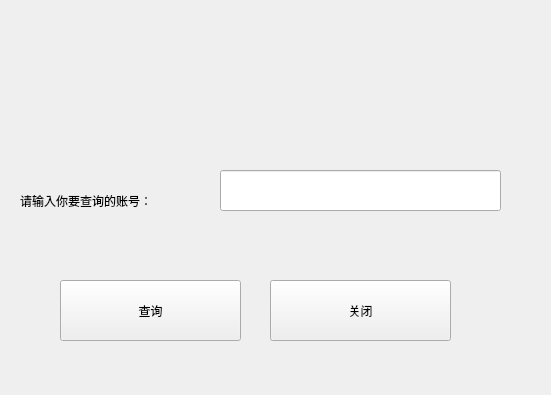
<?xml version="1.0" encoding="UTF-8"?>
<ui version="4.0">
 <class>addFriend</class>
 <widget class="QWidget" name="addFriend">
  <property name="geometry">
   <rect>
    <x>0</x>
    <y>0</y>
    <width>551</width>
    <height>395</height>
   </rect>
  </property>
  <property name="windowTitle">
   <string>Form</string>
  </property>
  <widget class="QPushButton" name="pbtSearch">
   <property name="geometry">
    <rect>
     <x>60</x>
     <y>280</y>
     <width>181</width>
     <height>61</height>
    </rect>
   </property>
   <property name="text">
    <string>查询</string>
   </property>
  </widget>
  <widget class="QLineEdit" name="lineEdit">
   <property name="geometry">
    <rect>
     <x>220</x>
     <y>170</y>
     <width>281</width>
     <height>41</height>
    </rect>
   </property>
  </widget>
  <widget class="QLabel" name="label">
   <property name="geometry">
    <rect>
     <x>20</x>
     <y>170</y>
     <width>181</width>
     <height>61</height>
    </rect>
   </property>
   <property name="text">
    <string>请输入你要查询的账号：</string>
   </property>
  </widget>
  <widget class="QPushButton" name="pbtClose">
   <property name="geometry">
    <rect>
     <x>270</x>
     <y>280</y>
     <width>181</width>
     <height>61</height>
    </rect>
   </property>
   <property name="text">
    <string>关闭</string>
   </property>
  </widget>
 </widget>
 <resources/>
 <connections/>
</ui>
